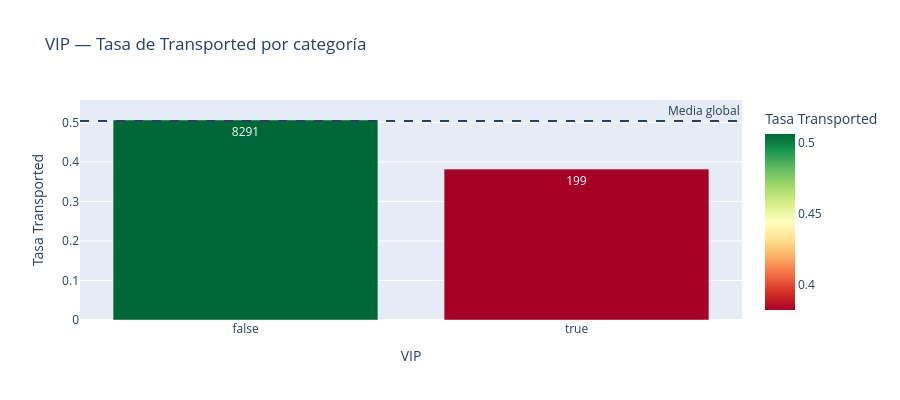

This figure's notebook cell:
### Markdown cell above
### **3.4 VIP**

### Code cell
col = 'VIP'
resumen, chi2, p = analizar_categorica(df.dropna(subset=[col]), col)

print(resumen.to_string(index=False))
print(f'\nChi-square: {chi2:.2f}  |  p-valor: {p:.2e}  |  {"SIGNIFICATIVA" if p < 0.05 else "no significativa"}')

fig = px.bar(resumen, x=col, y='tasa_transported', text='n',
             title=f'{col} — Tasa de Transported por categoría',
             labels={'tasa_transported': 'Tasa Transported'},
             color='tasa_transported', color_continuous_scale='RdYlGn')
fig.add_hline(y=df['Transported_int'].mean(), line_dash='dash',
              annotation_text='Media global')
fig.update_layout(height=400, showlegend=False)
fig.show()

### Figure 1 — Plotly figure (JSON) as saved in the notebook; plotly's stock layout.template omitted (floating-point values rounded to 4 significant figures)
{"data": [{"alignmentgroup": "True", "hovertemplate": "VIP=%{x}<br>Tasa Transported=%{marker.color}<br>n=%{text}<extra></extra>", "legendgroup": "", "marker": {"color": [0.5063, 0.3819], "coloraxis": "coloraxis", "pattern": {"shape": ""}}, "name": "", "offsetgroup": "", "orientation": "v", "showlegend": false, "text": [8291, 199], "textposition": "auto", "type": "bar", "x": [false, true], "xaxis": "x", "y": [0.5063, 0.3819], "yaxis": "y"}], "layout": {"annotations": [{"showarrow": false, "text": "Media global", "x": 1, "xanchor": "right", "xref": "x domain", "y": 0.5036, "yanchor": "bottom", "yref": "y"}], "barmode": "relative", "coloraxis": {"colorbar": {"title": {"text": "Tasa Transported"}}, "colorscale": [[0, "rgb(165,0,38)"], [0.1, "rgb(215,48,39)"], [0.2, "rgb(244,109,67)"], [0.3, "rgb(253,174,97)"], [0.4, "rgb(254,224,139)"], [0.5, "rgb(255,255,191)"], [0.6, "rgb(217,239,139)"], [0.7, "rgb(166,217,106)"], [0.8, "rgb(102,189,99)"], [0.9, "rgb(26,152,80)"], [1, "rgb(0,104,55)"]]}, "height": 400, "legend": {"tracegroupgap": 0}, "shapes": [{"line": {"dash": "dash"}, "type": "line", "x0": 0, "x1": 1, "xref": "x domain", "y0": 0.5036, "y1": 0.5036, "yref": "y"}], "showlegend": false, "title": {"text": "VIP — Tasa de Transported por categoría"}, "xaxis": {"anchor": "y", "domain": [0, 1], "title": {"text": "VIP"}}, "yaxis": {"anchor": "x", "domain": [0, 1], "title": {"text": "Tasa Transported"}}}}
